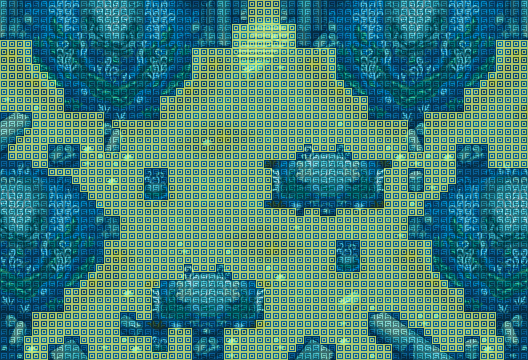

A 2D game scene composited from a Tiled map and its tileset images. What follows is a short description and the map's XML, with each tile layer's data collapsed to a summary:
An orthogonal 66x45 tile map with 8x8 px tiles, 2 tile layers (Calque de Tile 1, Calque 2), 3 tilesets.

<map version="1.0" tiledversion="1.0.2" orientation="orthogonal" renderorder="left-up" width="66" height="45" tilewidth="8" tileheight="8" nextobjectid="1">
 <tileset firstgid="1" source="serenesea.tsx" />
 <tileset firstgid="2971" source="terrain.tsx" />
 <tileset firstgid="2973" source="terrain.tsx" />
 <layer name="Calque de Tile 1" width="66" height="45">
  <data>[2970 cells, 2970 non-empty, 2970 distinct tile ids]</data>
 </layer>
 <layer name="Calque 2" width="66" height="45">
  <data>[2970 cells, 2970 non-empty, 2 distinct tile ids]</data>
 </layer>
</map>
